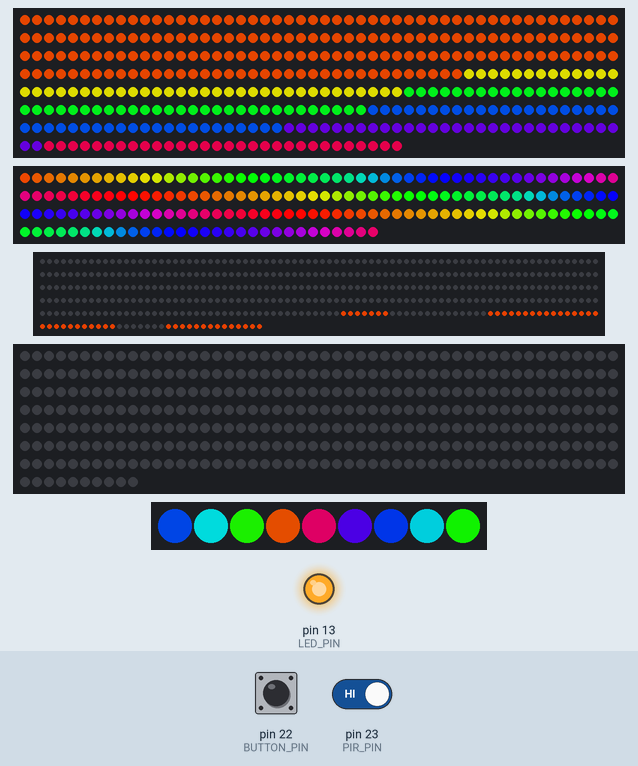
This sketch was run on a simulated Arduino Mega 2560, built with avr-gcc and run on an emulated ATmega2560. On the bench: 382 RGB LEDs in strip order, left to right, continuing on the next row, 180 RGB LEDs in strip order, left to right, continuing on the next row, 432 RGB LEDs in strip order, left to right, continuing on the next row, 360 RGB LEDs in strip order, left to right, continuing on the next row, 9 RGB LEDs in strip order, left to right, output pins drawn as LEDs (lit = HIGH). Inputs (shaded band) come from the test bench; at power-on: pin 22 (BUTTON_PIN) HIGH, pin 23 (PIR_PIN) HIGH. Dim RGB values are drawn brighter than linear; colours are those a GRB WS2812 strip shows for the declared byte order; random numbers use the default seed unless the sketch sets one.

Above: at 11.3 s.
11.4 s: pin 22 (BUTTON_PIN) pulled LOW for 0.15 s
At 11.85 s:
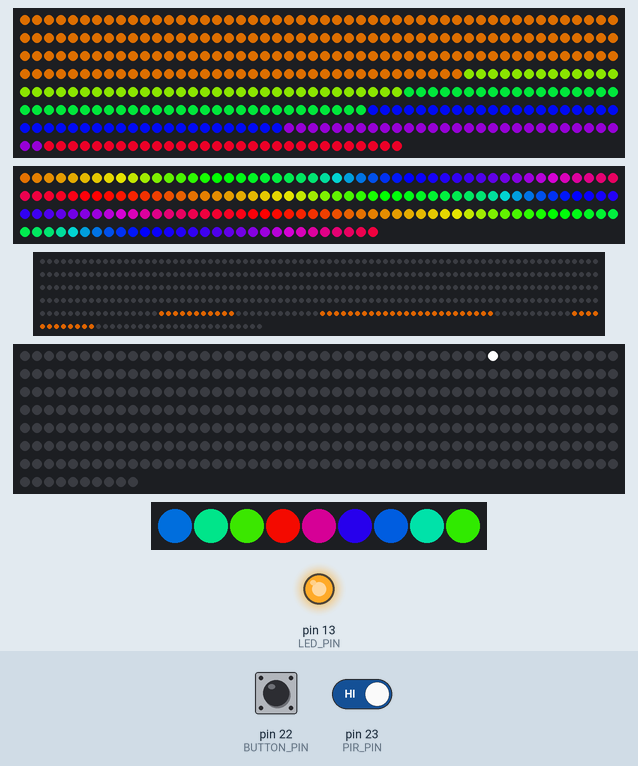
12.1 s: pin 23 (PIR_PIN) driven LOW
At 12.15 s:
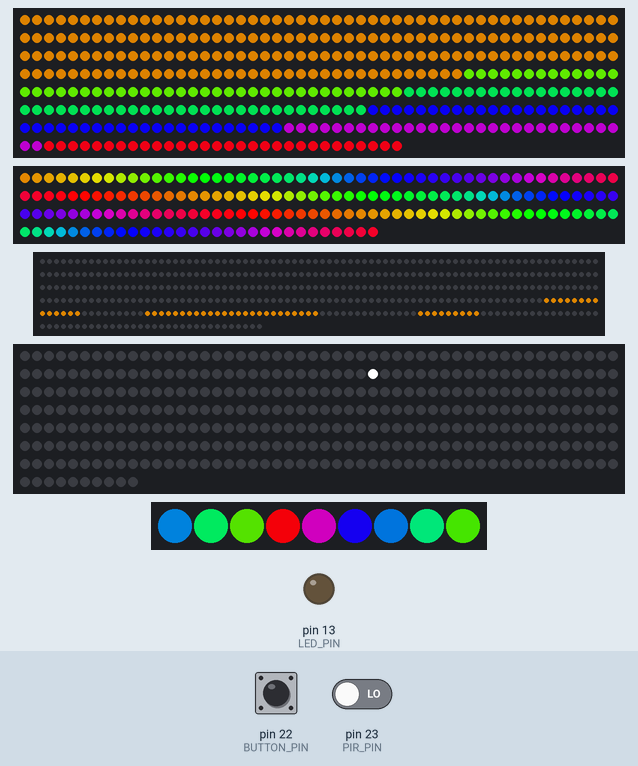
14.7 s: pin 22 (BUTTON_PIN) pulled LOW for 1 s
At 15.11 s:
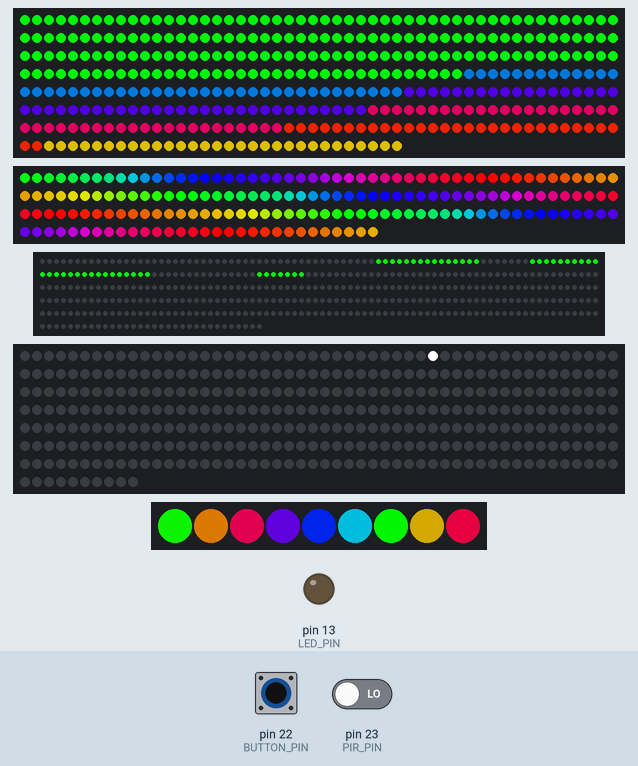
16.3 s: pin 23 (PIR_PIN) driven HIGH
At 16.33 s:
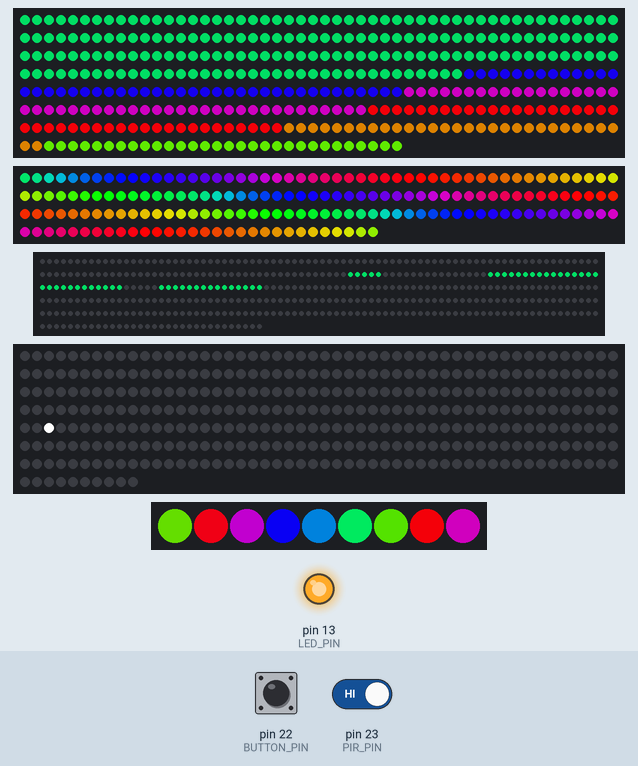
18.9 s: pin 22 (BUTTON_PIN) pulled LOW for 0.15 s
At 19.0 s:
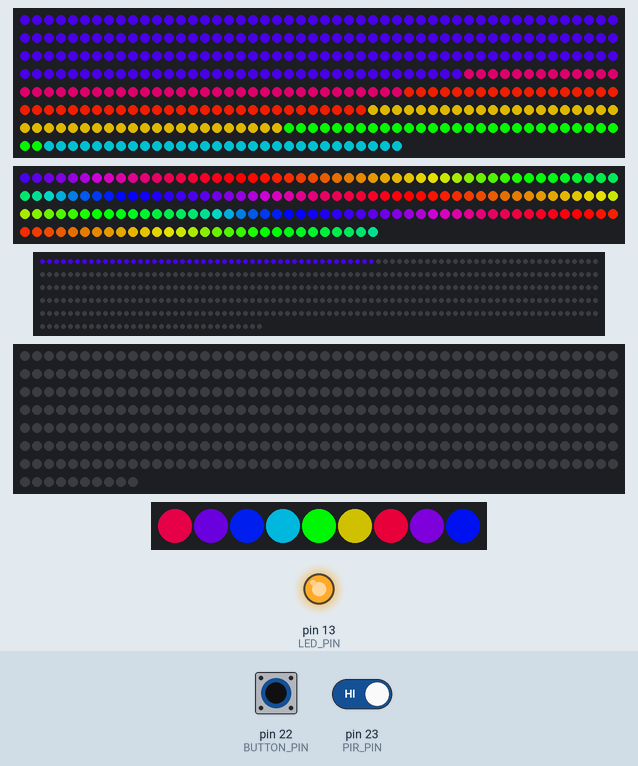
19.6 s: pin 23 (PIR_PIN) driven LOW
At 19.93 s:
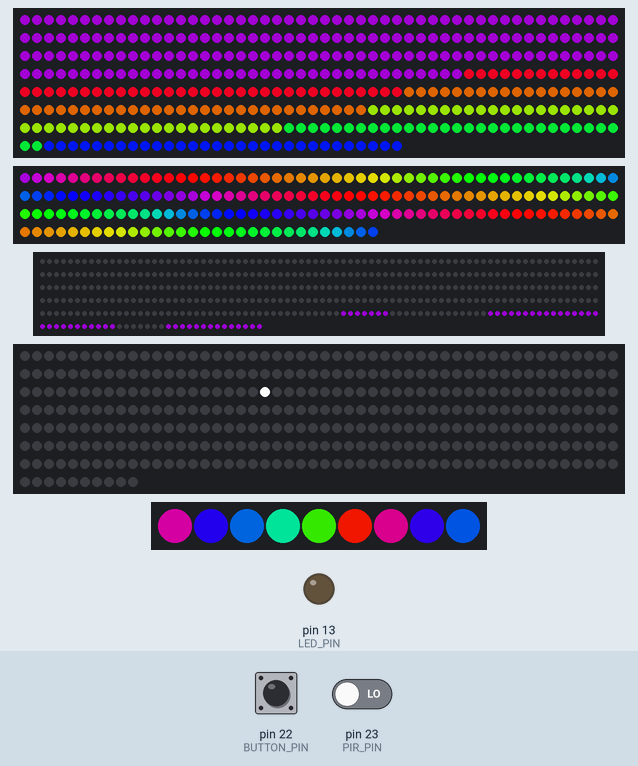
Timing chart, 0 to 22.6 s (numbered marks = the images above; inputs shaded):
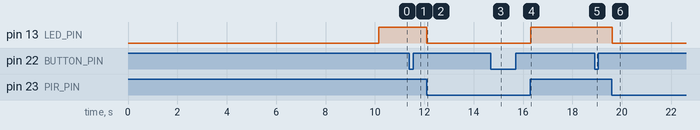

The sketch:

stardust.ino
```cpp
#include "FastLED.h"
#include "Bounce2.h"

#define PATTERN_CHANGE_TIME_MS 60000
#define STAR_TIME_MIN 3 // Minutes
#define STAR_TIME_MAX 10 // Minutes
#define STAR_SPEED_MS 4

#define LED_PIN 13
#define MAX_PATTERN 3
#define PIR_PIN 23
#define BUTTON_PIN 22

// DotStar strips
#define BENCH_LED_TYPE APA102
#define BENCH_COLOR_ORDER BGR
#define LOWER_DATA_PIN  21
#define LOWER_CLOCK_PIN 20
#define NUM_LOWER_BENCH_LEDS 180

#define UPPER_DATA_PIN  7
#define UPPER_CLOCK_PIN 14
#define NUM_UPPER_BENCH_LEDS 144
//#define NUM_LEDS (NUM_UPPER_BENCH_LEDS + NUM_LOWER_BENCH_LEDS)

#define NUM_TUBE_1 43
#define NUM_TUBE_2 45
#define NUM_TUBE_3 47
#define NUM_TUBE_4 43
#define NUM_TUBE_5 30
#define NUM_TUBE_6 30
#define NUM_TUBE_LEDS 238

// Neopixel Portals
#define PORTAL_LED_TYPE WS2812
#define PORTAL_COLOR_ORDER GRB
#define PORTAL_DATA_PIN 2
#define NUM_PORTALS   18
#define LEDS_PER_PORTAL 24
#define COLUMNS_PER_PORTAL 13
#define NUM_PORTAL_LEDS (NUM_PORTALS * LEDS_PER_PORTAL)
#define PORTAL_STEP 5
#define PORTAL_TIMING 140

// Dotstar White Shooting Stars
#define STAR_LED_TYPE APA102
#define STAR_DATA_PIN  5
#define STAR_CLOCK_PIN 6
#define STAR_COLOR_ORDER BGR
#define NUM_STAR_LEDS 360 // 60 * 6 METERS

// "Neopixel" illuminators
#define FIBER_LED_TYPE WS2812
#define FIBER_DATA_PIN 8
#define FIBER_COLOR_ORDER GBR
#define NUM_FIBER_LEDS 9

CRGB upperLeds[NUM_UPPER_BENCH_LEDS + NUM_TUBE_LEDS];
CRGB lowerLeds[NUM_LOWER_BENCH_LEDS];
CRGB portalLeds[NUM_PORTAL_LEDS];
CRGB starLeds[NUM_STAR_LEDS];
CRGB fiberLeds[NUM_FIBER_LEDS];

CLEDController* upperBenchAndTubeController = NULL;
CLEDController* lowerBenchController = NULL;
CLEDController* portalController = NULL;
CLEDController* starController = NULL;
CLEDController* fiberController = NULL;
Bounce pushbutton = Bounce(BUTTON_PIN, 10);

byte colorIndex = 0;
byte pattern = 0;
byte switchIndex = 0;
byte activePortal = 0;
boolean portalClockwise = true;
int starIndex = -1;
short portalIndex = 0;

void setup() {
  pinMode(BUTTON_PIN, INPUT_PULLUP);
  pinMode(PIR_PIN, INPUT);
  randomSeed(analogRead(12));
  // To save power, set pins to output and stop serial.
  //  for (byte pin = 0; pin < 27; pin++) {
  //    pinMode(LED_PIN, OUTPUT);
  //  }
  Serial.end();
  //Serial.begin(9600);
  pinMode(LED_PIN, OUTPUT);
  // Create LED strips
  upperBenchAndTubeController = &FastLED.addLeds<BENCH_LED_TYPE, UPPER_DATA_PIN, UPPER_CLOCK_PIN, BENCH_COLOR_ORDER, DATA_RATE_MHZ(5)>(upperLeds, 0, NUM_UPPER_BENCH_LEDS + NUM_TUBE_LEDS).setCorrection(TypicalLEDStrip);
  lowerBenchController = &FastLED.addLeds<BENCH_LED_TYPE, LOWER_DATA_PIN, LOWER_CLOCK_PIN, BENCH_COLOR_ORDER, DATA_RATE_MHZ(5)>(lowerLeds, 0, NUM_LOWER_BENCH_LEDS).setCorrection(TypicalLEDStrip);
  portalController = &FastLED.addLeds<PORTAL_LED_TYPE, PORTAL_DATA_PIN, PORTAL_COLOR_ORDER>(portalLeds, 0, NUM_PORTAL_LEDS).setCorrection(TypicalLEDStrip);
  starController = &FastLED.addLeds<STAR_LED_TYPE, STAR_DATA_PIN, STAR_CLOCK_PIN, STAR_COLOR_ORDER, DATA_RATE_MHZ(5)>(starLeds, 0, NUM_STAR_LEDS);
  fiberController = &FastLED.addLeds<FIBER_LED_TYPE, FIBER_DATA_PIN, FIBER_COLOR_ORDER>(fiberLeds, 0, NUM_FIBER_LEDS).setCorrection(TypicalLEDStrip);

  FastLED.clear(true);
  FastLED.show();
  FastLED.delay(5000);

  // Set different outputs to different colors, so we can verify that
  // things are plug in correctly
  FastLED.setBrightness(20);
  fill_solid(&(upperLeds[0]), NUM_UPPER_BENCH_LEDS, CRGB::Red);
  fill_solid(&(upperLeds[NUM_UPPER_BENCH_LEDS]), NUM_TUBE_LEDS, CRGB::Green);
  fill_solid(&(lowerLeds[0]), NUM_LOWER_BENCH_LEDS, CRGB::Blue);
  fill_solid(&(portalLeds[0]), NUM_PORTAL_LEDS, CRGB::Yellow);
  fill_solid(&(starLeds[0]), NUM_STAR_LEDS, CRGB::Grey);
  fill_solid(&(fiberLeds[0]), NUM_FIBER_LEDS, CRGB::Purple);
  FastLED.show();
  FastLED.delay(5000);

  FastLED.clear(true);
  FastLED.show();
  FastLED.setBrightness(255);

}

/*
   Updates the bench, galactic tube and fiber optic illuminators
*/
void showBase() {
  upperBenchAndTubeController->showLeds(FastLED.getBrightness());
  lowerBenchController->showLeds(FastLED.getBrightness());
  fiberController->showLeds(255);
}

/*
   Updates the portals
*/
void showPortal() {
  portalController->showLeds();
}

/*
   Updates the shooting star
*/
void showStar() {
  starController->showLeds();
}

/*
   Get a rainbow color the same way that fill_rainbow does.
   Paige says these colors look different the the rainbow
   gradient
*/
CHSV rainbowColor(uint8_t hue) {
  return CHSV(hue, 255, 240);
}

/*
   Sets the color of a "column" within the portals.
   The portals are viewd as a collection of 234
   columns.  This function will wrap numbers outside
   the 0-233 range.
*/
void setPortalColumn(short column, CRGB color) {
  // normalize the column number
  short realColumn = column;
  if (realColumn < 0) {
    realColumn += (NUM_PORTALS * COLUMNS_PER_PORTAL);
  } else if (realColumn >= NUM_PORTALS * COLUMNS_PER_PORTAL) {
    realColumn -= (NUM_PORTALS * COLUMNS_PER_PORTAL);
  }
  // Figure out which puck and column we are in
  short puckNum = realColumn / COLUMNS_PER_PORTAL; // 0 - 18
  short puckColumn = realColumn % COLUMNS_PER_PORTAL; // 0 - 13
  // Set the top LED color
  portalLeds[(puckNum * LEDS_PER_PORTAL) + 18 - puckColumn] = color;
  // Set the bottom LED color
  if (puckColumn >= 1 && puckColumn <= 5) {
    portalLeds[(puckNum * LEDS_PER_PORTAL) + 18 + puckColumn] = color;
  } else if (puckColumn >= 6 && puckColumn <= 11) {
    portalLeds[(puckNum * LEDS_PER_PORTAL) + puckColumn - 6] = color;
  }
}

/*
   Set the tube to six differnet colors
*/
void rainbowTube(byte baseIndex) {
  unsigned short startIndex = 0;
  byte m_colorIndex = baseIndex;
  fill_solid(&(upperLeds[NUM_UPPER_BENCH_LEDS + startIndex]), NUM_TUBE_1, rainbowColor(m_colorIndex));

  startIndex += NUM_TUBE_1;
  m_colorIndex += 42;
  fill_solid(&(upperLeds[NUM_UPPER_BENCH_LEDS + startIndex]), NUM_TUBE_2, rainbowColor(m_colorIndex));

  startIndex += NUM_TUBE_2;
  m_colorIndex += 42;
  fill_solid(&(upperLeds[NUM_UPPER_BENCH_LEDS + startIndex]), NUM_TUBE_3, rainbowColor(m_colorIndex));

  startIndex += NUM_TUBE_3;
  m_colorIndex += 42;
  fill_solid(&(upperLeds[NUM_UPPER_BENCH_LEDS + startIndex]), NUM_TUBE_4, rainbowColor(m_colorIndex));

  startIndex += NUM_TUBE_4;
  m_colorIndex += 42;
  fill_solid(&(upperLeds[NUM_UPPER_BENCH_LEDS + startIndex]), NUM_TUBE_5, rainbowColor(m_colorIndex));

  startIndex += NUM_TUBE_5;
  m_colorIndex += 42;
  fill_solid(&(upperLeds[NUM_UPPER_BENCH_LEDS + startIndex]), NUM_TUBE_6, rainbowColor(m_colorIndex));
}

void loop() {
  // Activate the shooting star randomly in a period from 10 to 60 seconds
  EVERY_N_MINUTES_I(starTimer, STAR_TIME_MIN) {
    if (starIndex < 0) {
      starIndex = 0;
    }
    starTimer.setPeriod(random(STAR_TIME_MIN, STAR_TIME_MAX));
  }

  // Button activates shooting star
  if (pushbutton.update() && (starIndex < 0)) {
    if (pushbutton.fallingEdge()) {
      starIndex = 0;
    }
  }

  // If the shooting star is running, incriment to the next pixel
  EVERY_N_MILLISECONDS(STAR_SPEED_MS) {
    if (starIndex > -1) {
      if (starIndex > 0 || starIndex == NUM_STAR_LEDS) {
        starLeds[starIndex - 1] = CRGB::Black;
      }
      if (starIndex >= 0 && starIndex < NUM_STAR_LEDS) {
        starLeds[starIndex] = CRGB::White;
      }
      showStar();
      starIndex++;
      if (starIndex > NUM_STAR_LEDS) {
        starIndex = -1;
      }
    }
  }

  // Base and tube pattern
  EVERY_N_MILLIS_I(baseTime, 45) {
    // fading between patterns
    if (switchIndex > 63) {
      int bright = map(switchIndex, 64, 127, 0, 255);
      FastLED.setBrightness(bright);
      if (switchIndex == 64) {
        //portalClockwise = !portalClockwise;
        if (pattern == MAX_PATTERN) {
          pattern = 0;
        } else {
          pattern++;
        }
      }
      switchIndex--;
    } else if (switchIndex > 0) {
      int bright = map(switchIndex, 1, 63, 255, 0);
      FastLED.setBrightness(bright);
      switchIndex--;
    }

    CRGB baseColor = rainbowColor(colorIndex);
    if (0 == pattern) {
      baseTime.setPeriod(45);
      fill_solid(&(upperLeds[0]), NUM_UPPER_BENCH_LEDS, baseColor);
      rainbowTube(colorIndex);
      fill_rainbow(&(lowerLeds[0]), NUM_LOWER_BENCH_LEDS, colorIndex, 4);
      for (byte i = 0; i < NUM_FIBER_LEDS; i++) {
        fill_solid(&(fiberLeds[i]), 1, rainbowColor(colorIndex + (42 * i)));
      }

    } else if (1 == pattern) {
      baseTime.setPeriod(240);
      //fill_solid(&(upperLeds[NUM_UPPER_BENCH_LEDS]), NUM_TUBE_LEDS, baseColor);
      rainbowTube(colorIndex);
      for (byte i = 0; i < 3; i++) {
        fill_solid(&(fiberLeds[i * 3]), NUM_FIBER_LEDS / 3, rainbowColor(colorIndex + (85 * i)));
      }
      for (byte i = 0; i < 18; i++) {
        CRGB nextColor = rainbowColor(colorIndex + i);
        fill_solid(&(upperLeds[8 * i]), 8, nextColor);
        fill_solid(&(lowerLeds[10 * i]), 10, nextColor);
      }
    } else if (2 == pattern) {
      baseTime.setPeriod(45);
      CRGB nextColor = rainbowColor(colorIndex + 128);
      fill_solid(&(fiberLeds[0]), NUM_FIBER_LEDS, baseColor);
      fill_solid(&(upperLeds[NUM_UPPER_BENCH_LEDS]), NUM_TUBE_LEDS, nextColor);
      fill_solid(&(upperLeds[0]), NUM_UPPER_BENCH_LEDS, baseColor);
      fill_solid(&(lowerLeds[0]), NUM_LOWER_BENCH_LEDS, nextColor);
    } else {
      // Everything the same color
      baseTime.setPeriod(45);
      fill_solid(&(fiberLeds[0]), NUM_FIBER_LEDS, baseColor);
      fill_solid(&(upperLeds[0]), NUM_UPPER_BENCH_LEDS + NUM_TUBE_LEDS, baseColor);
      fill_solid(&(lowerLeds[0]), NUM_LOWER_BENCH_LEDS, baseColor);
    }
    showBase();
    colorIndex++;
  }

  // Portal pattern
  EVERY_N_MILLISECONDS(PORTAL_TIMING) {
    CRGB full = rainbowColor(colorIndex);
    for (byte i = 0; i < PORTAL_STEP; i++) {
      setPortalColumn(portalIndex - i - 1, CRGB::Black);
      setPortalColumn(portalIndex + i + (COLUMNS_PER_PORTAL * 2), CRGB::Black);
    }
    for (byte i = 0; i < (COLUMNS_PER_PORTAL * 2); i++) {
      setPortalColumn(portalIndex + i, full);
    }
    showPortal();
    if (portalClockwise) {
      portalIndex += PORTAL_STEP;
      if (portalIndex >= NUM_PORTALS * COLUMNS_PER_PORTAL) {
        portalIndex -= NUM_PORTALS * COLUMNS_PER_PORTAL;
      }
    } else {
      portalIndex -= PORTAL_STEP;
      if (portalIndex < 0) {
        portalIndex += NUM_PORTALS * COLUMNS_PER_PORTAL;
      }
    }
  }

  //  // Old portal pattern
  //  EVERY_N_MILLISECONDS(120) {
  //    CRGB full = rainbowColor(colorIndex);
  //    //CRGB dim = full;
  //    //dim = -dim;
  //    fill_solid(portalLeds, NUM_PORTAL_LEDS, CRGB::Black);
  //    fill_solid(&portalLeds[LEDS_PER_PORTAL * activePortal], LEDS_PER_PORTAL, full);
  //    //fill_rainbow(&portalLeds[LEDS_PER_PORTAL * activePortal], LEDS_PER_PORTAL, colorIndex, 0);
  //    if (portalClockwise) {
  //      activePortal++;
  //      if (activePortal >= NUM_PORTALS) {
  //        activePortal = 0;
  //      }
  //    } else {
  //      if (activePortal == 0) {
  //        activePortal = NUM_PORTALS - 1;
  //      } else {
  //        activePortal--;
  //      }
  //    }
  //    showPortal();
  //  }

  // Triger a change in the base and tube pattern
  EVERY_N_MILLISECONDS(PATTERN_CHANGE_TIME_MS) {
    // set switchIndex to start pattern change;
    switchIndex = 127;
  }

  portalClockwise = (LOW == digitalRead(PIR_PIN));

  // Blink the Teensy LED so that we know it is alive
  //  EVERY_N_MILLISECONDS(1000) {
  //    digitalWrite(LED_PIN, !digitalRead(LED_PIN));
  //  }
  digitalWrite(LED_PIN, digitalRead(PIR_PIN));
}
```

Measured:
- after the input at 12.1 s, pin 13 (LED_PIN): HIGH → LOW at once
- after the input at 16.3 s, pin 13 (LED_PIN): LOW → HIGH at once
- after the input at 19.6 s, pin 13 (LED_PIN): HIGH → LOW at once
